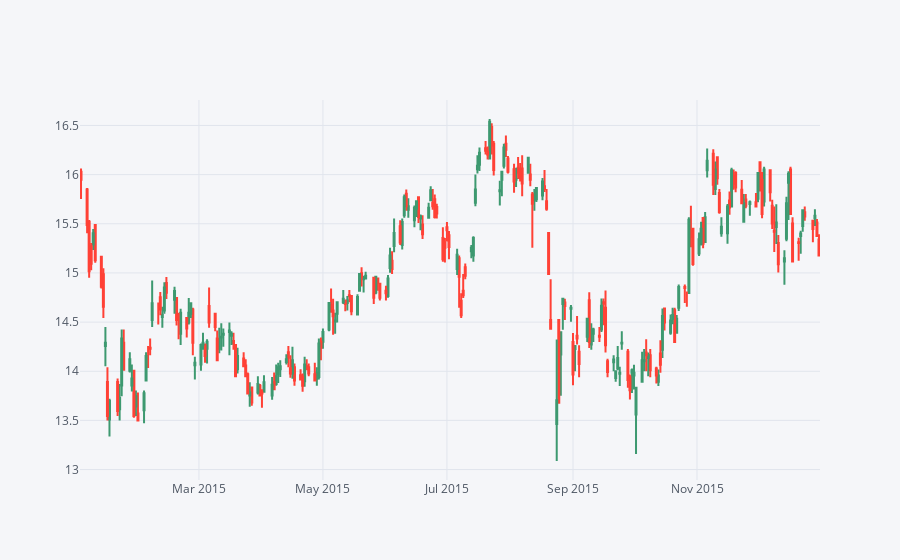

Source (notebook cell):
### Markdown cell above
** Use .iplot(kind='candle) to create a candle plot of Bank of America's stock from Jan 1st 2015 to Jan 1st 2016.**

### Code cell
BAC[['Open', 'High', 'Low', 'Close']].loc['2016-01-01':'2015-01-01'].iplot(kind='candle')

### Figure 1 — Plotly figure (JSON) as saved in the notebook; plotly's stock layout.template omitted (floating-point values rounded to 4 significant figures; data arrays with more than 128 entries replaced by an {"elided": "..."} marker saying what was removed)
{"data": [{"close": {"elided": "252 float values"}, "high": {"elided": "252 float values"}, "low": {"elided": "252 float values"}, "open": {"elided": "252 float values"}, "showlegend": false, "type": "candlestick", "x": {"elided": "252 str values"}, "yaxis": "y2"}], "layout": {"legend": {"bgcolor": "#F5F6F9", "font": {"color": "#4D5663"}}, "paper_bgcolor": "#F5F6F9", "plot_bgcolor": "#F5F6F9", "title": {"font": {"color": "#4D5663"}}, "xaxis": {"gridcolor": "#E1E5ED", "rangeslider": {"visible": false}, "showgrid": true, "tickfont": {"color": "#4D5663"}, "title": {"font": {"color": "#4D5663"}, "text": ""}, "zerolinecolor": "#E1E5ED"}, "yaxis": {"gridcolor": "#E1E5ED", "showgrid": true, "showticklabels": false, "tickfont": {"color": "#4D5663"}, "title": {"font": {"color": "#4D5663"}, "text": ""}, "zerolinecolor": "#E1E5ED"}, "yaxis2": {"gridcolor": "#E1E5ED", "showgrid": true, "tickfont": {"color": "#4D5663"}, "title": {"font": {"color": "#4D5663"}, "text": ""}, "zerolinecolor": "#E1E5ED"}}}
